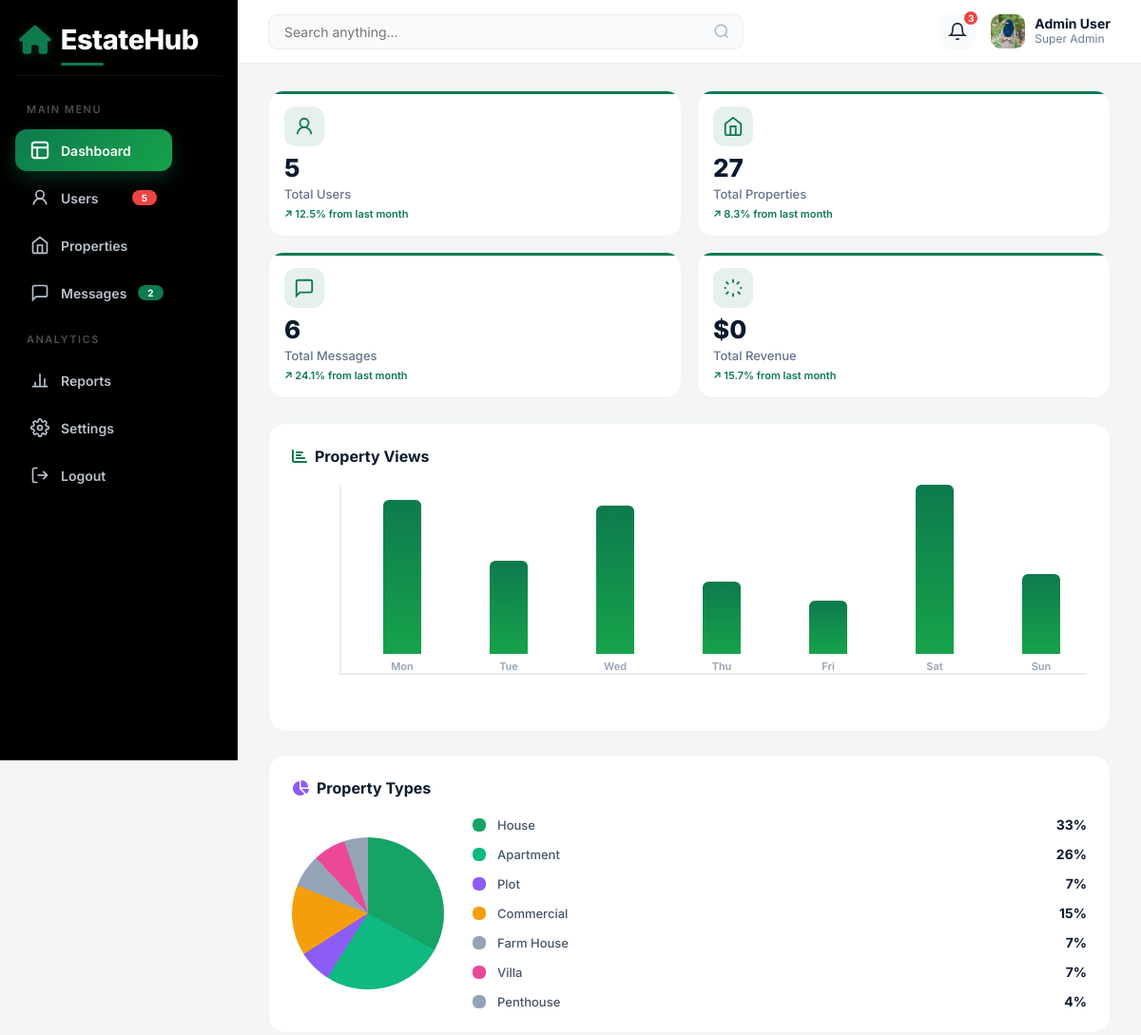
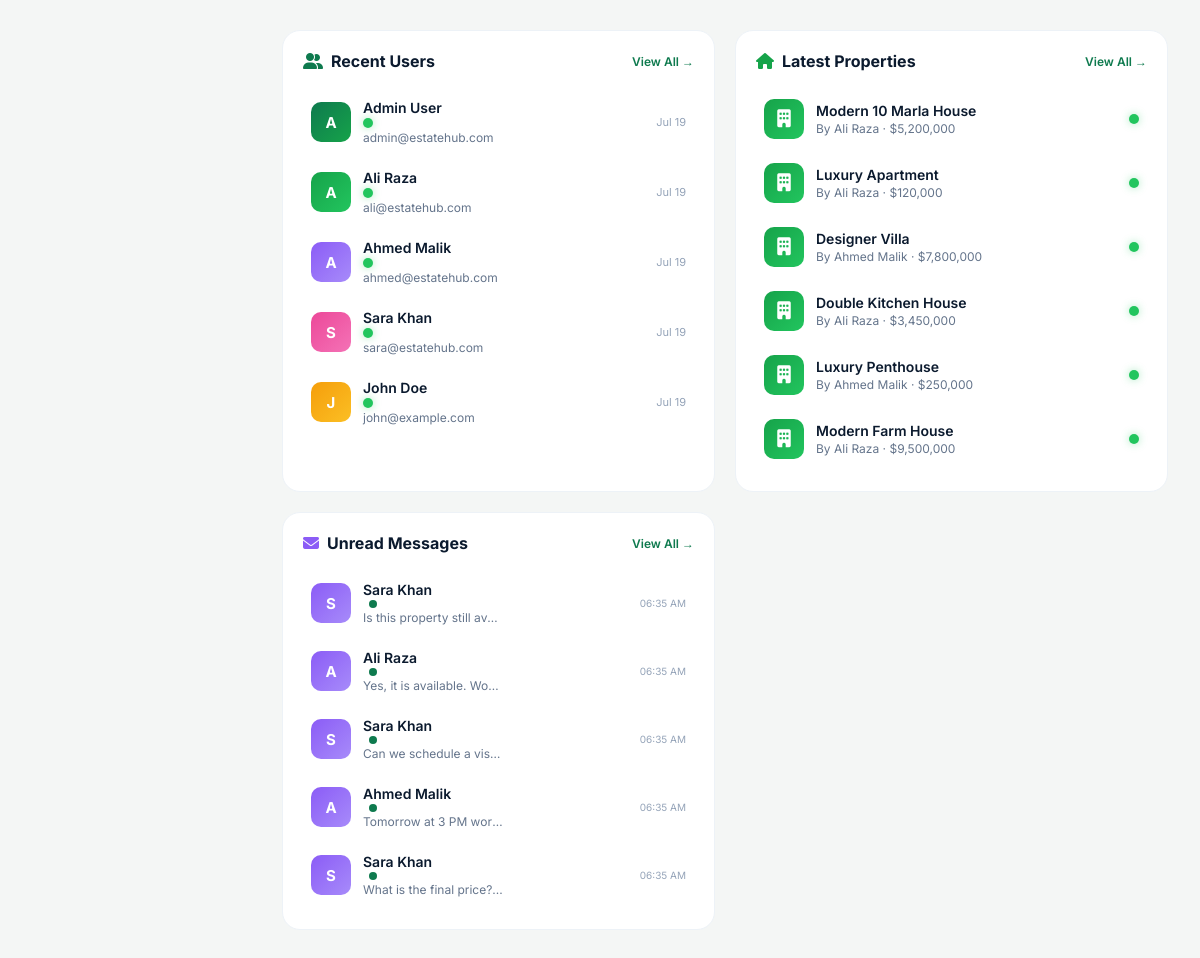
/admin/index.php (signed in), run on the app's committed database (2 pictures, top to bottom).
### tables this page shows
CREATE TABLE users (
    id INT AUTO_INCREMENT PRIMARY KEY,
    full_name VARCHAR(100) NOT NULL,
    email VARCHAR(100) UNIQUE NOT NULL,
    password VARCHAR(255) NOT NULL,
    phone VARCHAR(20),
    profile_pic VARCHAR(255) DEFAULT NULL,
    bio TEXT,
    user_type ENUM('admin', 'seller', 'user') DEFAULT 'user',
    status ENUM('active', 'inactive', 'banned') DEFAULT 'active',
    created_at TIMESTAMP DEFAULT CURRENT_TIMESTAMP,
    updated_at TIMESTAMP DEFAULT CURRENT_TIMESTAMP ON UPDATE CURRENT_TIMESTAMP
);

CREATE TABLE properties (
    id INT AUTO_INCREMENT PRIMARY KEY,
    user_id INT NOT NULL,
    title VARCHAR(255) NOT NULL,
    description TEXT,
    property_type ENUM('House','Apartment','Plot','Commercial','Farm House','Portion','Villa','Penthouse') DEFAULT 'House',
    purpose ENUM('Sale','Rent') DEFAULT 'Sale',
    price DECIMAL(15,2) NOT NULL,
    location VARCHAR(255) NOT NULL,
    city VARCHAR(100) NOT NULL,
    area_size VARCHAR(50),
    bedrooms INT DEFAULT 0,
    bathrooms INT DEFAULT 0,
    image_main VARCHAR(255),
    images TEXT,
    status ENUM('Active','Pending','Sold','Rented') DEFAULT 'Active',
    views INT DEFAULT 0,
    featured BOOLEAN DEFAULT FALSE,
    created_at TIMESTAMP DEFAULT CURRENT_TIMESTAMP,
    updated_at TIMESTAMP DEFAULT CURRENT_TIMESTAMP ON UPDATE CURRENT_TIMESTAMP,
    FOREIGN KEY (user_id) REFERENCES users(id) ON DELETE CASCADE
);

CREATE TABLE messages (
    id INT AUTO_INCREMENT PRIMARY KEY,
    sender_id INT NOT NULL,
    receiver_id INT NOT NULL,
    property_id INT,
    message TEXT NOT NULL,
    is_read BOOLEAN DEFAULT FALSE,
    created_at TIMESTAMP DEFAULT CURRENT_TIMESTAMP,
    FOREIGN KEY (sender_id) REFERENCES users(id) ON DELETE CASCADE,
    FOREIGN KEY (receiver_id) REFERENCES users(id) ON DELETE CASCADE,
    FOREIGN KEY (property_id) REFERENCES properties(id) ON DELETE SET NULL
);

### admin/index.php (the view, shortened to what the rows shown need)
<?php
require_once __DIR__ . '/../includes/config.php';
$recent_users = mysqli_query($conn,
    "SELECT id, full_name, email, user_type, status, created_at
     FROM users ORDER BY created_at DESC LIMIT 6"
);
$recent_props = mysqli_query($conn,
    "SELECT p.id, p.title, p.price, p.status, p.created_at, u.full_name as owner
     FROM properties p
     JOIN users u ON p.user_id = u.id
     ORDER BY p.created_at DESC LIMIT 6"
);
$recent_msgs = mysqli_query($conn,
    "SELECT m.id, m.message, m.is_read, m.created_at, u.full_name as sender, u.email as sender_email
     FROM messages m
     JOIN users u ON m.sender_id = u.id
     ORDER BY m.created_at DESC LIMIT 5"
);
?>
<!DOCTYPE html>
<html lang="en">
<head>
    <link rel="stylesheet" href="https://cdnjs.cloudflare.com/ajax/libs/font-awesome/6.5.1/css/all.min.css">
</head>
<body>
<div class="dashboard-wrapper">
    <div class="main-content">
        <div class="content-inner">
            <div class="charts-row">
                <div class="chart-card">
                    <div class="chart-card-header">
                        <h2><i class="fas fa-chart-bar" style="color:#0E7A4E; margin-right:8px;"></i>Property Views</h2>
                    </div>
                </div>
                <div class="chart-card">
                    <div class="chart-card-header">
                        <h2><i class="fas fa-chart-pie" style="color:#8b5cf6; margin-right:8px;"></i>Property Types</h2>
                    </div>
                </div>
            </div>
            <div class="bottom-row">
                <div class="data-card">
                    <div class="data-card-header">
                        <h2><i class="fas fa-user-friends" style="color:#0E7A4E; margin-right:8px;"></i>Recent Users</h2>
                    </div>
                    <div class="data-list">
                        <?php
                        $avatar_colors = ['avatar-blue', 'avatar-green', 'avatar-purple', 'avatar-pink', 'avatar-amber', 'avatar-cyan'];
                        if ($recent_users && mysqli_num_rows($recent_users) > 0):
                            $i = 0;
                            while ($user = mysqli_fetch_assoc($recent_users)):
                                $initials = strtoupper(substr($user['full_name'] ?? 'U', 0, 1));
                        ?>
                            <div class="data-list-item">
                                <div class="data-user-info">
                                    <div class="data-user-avatar <?php echo $avatar_colors[$i % 6]; ?>"><?php echo $initials; ?></div>
                                    <div class="data-user-details">
                                        <h4>
                                            <?php echo htmlspecialchars($user['full_name']); ?>
                                            <span class="status-indicator <?php echo ($user['status'] ?? '') == 'active' ? 'status-active' : 'status-pending'; ?>"></span>
                                        </h4>
                                        <span><?php echo htmlspecialchars($user['email'] ?? ''); ?></span>
                                    </div>
                                </div>
                                <span style="font-size:11px; color:#94a3b8;"><?php echo date('M d', strtotime($user['created_at'] ?? 'now')); ?></span>
                            </div>
                        <?php
                            $i++;
                            endwhile;
                        else:
                        ?>
                            <div style="padding:20px; text-align:center; color:#94a3b8;">No users yet</div>
                        <?php endif; ?>
                    </div>
                </div>
                <div class="data-card">
                    <div class="data-card-header">
                        <h2><i class="fas fa-home" style="color:#16a34a; margin-right:8px;"></i>Latest Properties</h2>
                    </div>
                    <div class="data-list">
                        <?php if ($recent_props && mysqli_num_rows($recent_props) > 0): ?>
                            <?php while ($prop = mysqli_fetch_assoc($recent_props)): ?>
                                <div class="data-list-item">
                                    <div class="data-user-info">
                                        <div class="data-user-avatar avatar-green" style="font-size:18px;">
                                            <i class="fas fa-building"></i>
                                        </div>
                                        <div class="data-user-details">
                                            <h4><?php echo htmlspecialchars($prop['title']); ?></h4>
                                            <span>By <?php echo htmlspecialchars($prop['owner'] ?? 'N/A'); ?> · $<?php echo number_format($prop['price'] ?? 0); ?></span>
                                        </div>
                                    </div>
                                    <span class="status-indicator <?php echo strtolower($prop['status'] ?? '') == 'active' ? 'status-active' : 'status-pending'; ?>"></span>
                                </div>
                            <?php endwhile; ?>
                        <?php else: ?>
                            <div style="padding:20px; text-align:center; color:#94a3b8;">No properties yet</div>
                        <?php endif; ?>
                    </div>
                </div>
                <div class="data-card">
                    <div class="data-card-header">
                        <h2><i class="fas fa-envelope" style="color:#8b5cf6; margin-right:8px;"></i>Unread Messages</h2>
                    </div>
                    <div class="data-list">
                        <?php if ($recent_msgs && mysqli_num_rows($recent_msgs) > 0): ?>
                            <?php while ($msg = mysqli_fetch_assoc($recent_msgs)): ?>
                                <div class="data-list-item">
                                    <div class="data-user-info">
                                        <div class="data-user-avatar avatar-purple"><?php echo strtoupper(substr($msg['sender'] ?? 'U', 0, 1)); ?></div>
                                        <div class="data-user-details">
                                            <h4><?php echo htmlspecialchars($msg['sender']); ?> <span class="unread-dot"></span></h4>
                                            <span class="message-preview"><?php echo htmlspecialchars(substr($msg['message'] ?? '', 0, 35)); ?>...</span>
                                        </div>
                                    </div>
                                    <span style="font-size:10px; color:#94a3b8;"><?php echo date('h:i A', strtotime($msg['created_at'] ?? 'now')); ?></span>
                                </div>
                            <?php endwhile; ?>
                        <?php else: ?>
                            <div style="padding:20px; text-align:center; color:#94a3b8;">No messages yet</div>
                        <?php endif; ?>
                    </div>
                </div>
            </div>
        </div>
    </div>
</div>
</body>
</html>

### data on the page
users: full_name "A", full_name "Admin User", email "admin@estatehub.com", created_at "Jul 19"
users: full_name "A", full_name "Ali Raza", email "ali@estatehub.com", created_at "Jul 19"
users: full_name "A", full_name "Ahmed Malik", email "ahmed@estatehub.com", created_at "Jul 19"
users: full_name "S", full_name "Sara Khan", email "sara@estatehub.com", created_at "Jul 19"
users: full_name "J", full_name "John Doe", email "john@example.com", created_at "Jul 19"
properties: title "Modern 10 Marla House", user.full_name "Ali Raza", price "5,200,000"
properties: title "Luxury Apartment", user.full_name "Ali Raza", price "120,000"
properties: title "Designer Villa", user.full_name "Ahmed Malik", price "7,800,000"
properties: title "Double Kitchen House", user.full_name "Ali Raza", price "3,450,000"
properties: title "Luxury Penthouse", user.full_name "Ahmed Malik", price "250,000"
properties: title "Modern Farm House", user.full_name "Ali Raza", price "9,500,000"
messages: sender.full_name "S", sender.full_name "Sara Khan", message "Is this property still av…", created_at "06:35 AM"
messages: sender.full_name "A", sender.full_name "Ali Raza", message "Yes, it is available. Wo…", created_at "06:35 AM"
messages: sender.full_name "S", sender.full_name "Sara Khan", message "Can we schedule a vis…", created_at "06:35 AM"
messages: sender.full_name "A", sender.full_name "Ahmed Malik", message "Tomorrow at 3 PM wor…", created_at "06:35 AM"
messages: sender.full_name "S", sender.full_name "Sara Khan", message "What is the final price?", created_at "06:35 AM"

### other printed values
$total_users "5"
$unread_msgs "2"
$_SESSION['user_name'] "Admin User"
$total_properties "27"
$total_messages "6"
$total_revenue "0"
$chart_labels[$i] "Mon"
$chart_labels[$i] "Tue"
$chart_labels[$i] "Wed"
$chart_labels[$i] "Thu"
$chart_labels[$i] "Fri"
$chart_labels[$i] "Sat"
$chart_labels[$i] "Sun"
$type "House"
$pct "33"
